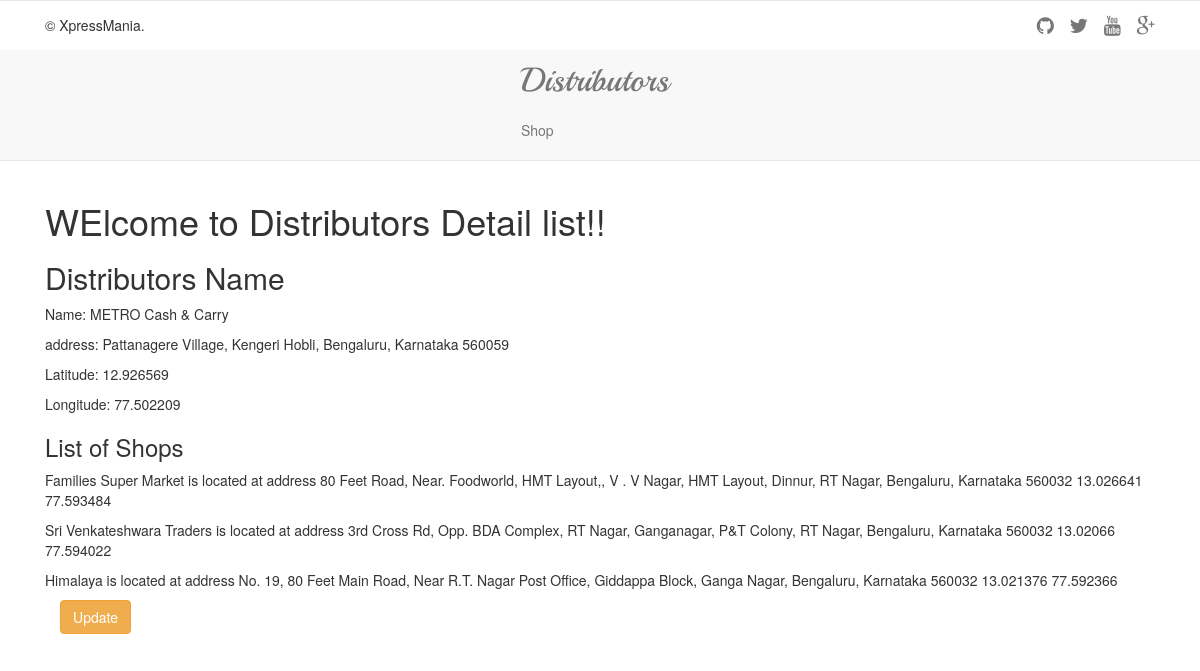
The app's page /landing/1/ with its own data.
### landing/models.py (models this page shows, shortened)
class Distributors(models.Model):
    name = models.CharField(max_length = 256)
    address = models.CharField(max_length = 256)
    latitude = models.FloatField()
    longitude = models.FloatField()

class Shop(models.Model):
    name = models.CharField(max_length = 256)
    address = models.CharField(max_length = 256)
    latitude = models.FloatField()
    longitude = models.FloatField()
    distributor = models.ForeignKey(Distributors,related_name='shop')

### landing/views.py (the view)
# urls.py: url(r'^(?P<pk>\d)/$',views.DistributorsDetailView.as_view(),name ='detail'),
class DistributorsDetailView(DetailView):
    context_object_name = 'distributors_detail'
    model = Distributors
    template_name = "landing/distributors_detail.html"

### landing/templates/landing/distributors_detail.html
{% extends "landing/landing_base.html" %}
{% block body_block %}
  <div class="jambotron">
    <h1>WElcome to Distributors Detail list!!</h1>
    <h2>Distributors Name</h2>
    <p>Name: {{distributors_detail.name}}</p>
    <p>address: {{distributors_detail.address}}</p>
    <p>Latitude: {{distributors_detail.latitude}}</p>
    <p>Longitude: {{distributors_detail.longitude}}</p>
    <h3>List of Shops</h2>
    {% for shop in distributors_detail.shop.all %}
      <p>{{shop.name}} is located at address {{shop.address}} {{shop.latitude}} {{shop.longitude}}</p>
    {% endfor %}
  </div>
  <div class="container">
    <p><a class="btn btn-warning" href="{% url 'landing:update' pk=distributors_detail.pk %}">Update</a></p>
  </div>
{% endblock %}

### landing/templates/landing/landing_base.html (shortened to what this page needs)
<!DOCTYPE html>
<html>
{% load staticfiles %}
  <head>
    <link rel="stylesheet" href="https://maxcdn.bootstrapcdn.com/bootstrap/3.3.7/css/bootstrap.min.css">
    <link rel="stylesheet" href="https://maxcdn.bootstrapcdn.com/bootstrap/4.0.0/css/bootstrap.min.css">
    <link href="{% static 'css/bootstrap.min.css' %}" rel="stylesheet">
    <link href="{% static 'css/font-awesome.min.css' %}" rel="stylesheet">
    <link href="{% static 'css/selectize.bootstrap3.css' %}" rel="stylesheet">
    <link href="{% static 'css/parsifal.css' %}?v=2" rel="stylesheet">
  </head>
  <body>
    {% include 'includes/footer.html' %}
    <nav class = "navbar navbar-default navbar-static-top " >
      <ol class="nav navbar-nav" >
        <li><a class="navbar-brand" href="#">Distributors</a></li>
        <li><a class="navbar-link" href="#">Shop</a></li>
      </ol>
    </nav>
    <div class="container">
      {% block body_block %}
      {% endblock%}
    </div>
  </body>
</html>

### templates/includes/footer.html
<footer>
  <div class="container">
    <div class="row">
      <div class="col-xs-6 legal">
        <span>© XpressMania.</span>
      </div>
      <div class="col-xs-6 social">
        <a href="https://github.com" target="_blank" data-toggle="tooltip" title="Github" data-placement="top"><span class="fa fa-github"></span></a>
        <a href="https://twitter.com" target="_blank" data-toggle="tooltip" title="Twitter" data-placement="top"><span class="fa fa-twitter"></span></a>
        <a href="https://youtube.com" target="_blank" data-toggle="tooltip" title="Youtube" data-placement="top"><span class="fa fa-youtube"></span></a>
        <a href="https://plus.google.com" target="_blank" data-toggle="tooltip" title="Google+" data-placement="top"><span class="fa fa-google-plus"></span></a>
      </div>
    </div>
  </div>
</footer>

### static/css/parsifal.css (style rules this page uses)
html, body { height: 100%; }
footer { border-top: 1px solid #E7E7E7; height: 50px; background-color: #fff; }
footer .legal { padding-top: 14px; }
footer .social { padding-top: 10px; font-size: 20px; text-align: right; }
footer .social a { color: #777; margin-left: 10px; transition: all 0.2s ease 0s; }
.navbar-default .navbar-brand { font-family: 'Playball', cursive; font-weight: 400; font-size: 2.4em; }

### records on screen
Distributors: name "METRO Cash & Carry", address "Pattanagere Village, Kengeri Hobli, Bengaluru, Karnataka 560059", latitude "12.926569", longitude "77.502209"
Shop: name "Families Super Market", address "80 Feet Road, Near. Foodworld, HMT Layout,, V . V Nagar, HMT Layout, Dinnur, RT Nagar, Bengaluru, Karnataka 560032", latitude "13.026641", longitude "77.593484"
Shop: name "Sri Venkateshwara Traders", address "3rd Cross Rd, Opp. BDA Complex, RT Nagar, Ganganagar, P&T Colony, RT Nagar, Bengaluru, Karnataka 560032", latitude "13.02066", longitude "77.594022"
Shop: name "Himalaya", address "No. 19, 80 Feet Main Road, Near R.T. Nagar Post Office, Giddappa Block, Ganga Nagar, Bengaluru, Karnataka 560032", latitude "13.021376", longitude "77.592366"
